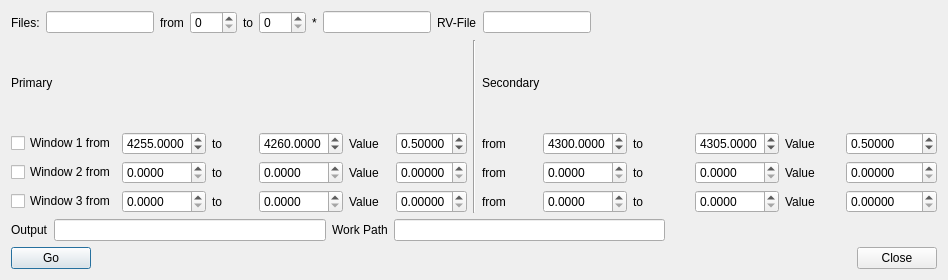
<?xml version="1.0" encoding="UTF-8"?>
<ui version="4.0">
 <class>CPD</class>
 <widget class="QDialog" name="CPD">
  <property name="geometry">
   <rect>
    <x>0</x>
    <y>0</y>
    <width>948</width>
    <height>280</height>
   </rect>
  </property>
  <property name="windowTitle">
   <string>Dialog</string>
  </property>
  <layout class="QVBoxLayout" name="verticalLayout_3">
   <item>
    <layout class="QHBoxLayout" name="horizontalLayout">
     <item>
      <widget class="QLabel" name="label">
       <property name="text">
        <string>Files:</string>
       </property>
      </widget>
     </item>
     <item>
      <widget class="QLineEdit" name="lineEdit">
       <property name="sizePolicy">
        <sizepolicy hsizetype="Maximum" vsizetype="Fixed">
         <horstretch>0</horstretch>
         <verstretch>0</verstretch>
        </sizepolicy>
       </property>
      </widget>
     </item>
     <item>
      <widget class="QLabel" name="label_2">
       <property name="text">
        <string>from</string>
       </property>
      </widget>
     </item>
     <item>
      <widget class="QSpinBox" name="spinBox">
       <property name="maximum">
        <number>999</number>
       </property>
      </widget>
     </item>
     <item>
      <widget class="QLabel" name="label_3">
       <property name="text">
        <string>to</string>
       </property>
      </widget>
     </item>
     <item>
      <widget class="QSpinBox" name="spinBox_2">
       <property name="maximum">
        <number>999</number>
       </property>
      </widget>
     </item>
     <item>
      <widget class="QLabel" name="label_4">
       <property name="text">
        <string>*</string>
       </property>
      </widget>
     </item>
     <item>
      <widget class="QLineEdit" name="lineEdit_2">
       <property name="sizePolicy">
        <sizepolicy hsizetype="Maximum" vsizetype="Fixed">
         <horstretch>0</horstretch>
         <verstretch>0</verstretch>
        </sizepolicy>
       </property>
      </widget>
     </item>
     <item>
      <widget class="QLabel" name="label_27">
       <property name="text">
        <string>RV-File</string>
       </property>
      </widget>
     </item>
     <item>
      <widget class="QLineEdit" name="lineEdit_4">
       <property name="sizePolicy">
        <sizepolicy hsizetype="Maximum" vsizetype="Fixed">
         <horstretch>0</horstretch>
         <verstretch>0</verstretch>
        </sizepolicy>
       </property>
      </widget>
     </item>
     <item>
      <spacer name="horizontalSpacer">
       <property name="orientation">
        <enum>Qt::Horizontal</enum>
       </property>
       <property name="sizeHint" stdset="0">
        <size>
         <width>40</width>
         <height>20</height>
        </size>
       </property>
      </spacer>
     </item>
    </layout>
   </item>
   <item>
    <layout class="QHBoxLayout" name="horizontalLayout_8">
     <item>
      <layout class="QVBoxLayout" name="verticalLayout">
       <item>
        <widget class="QLabel" name="label_12">
         <property name="text">
          <string>Primary</string>
         </property>
        </widget>
       </item>
       <item>
        <layout class="QHBoxLayout" name="horizontalLayout_2">
         <item>
          <widget class="QCheckBox" name="checkBox">
           <property name="text">
            <string>Window 1 from</string>
           </property>
          </widget>
         </item>
         <item>
          <widget class="QDoubleSpinBox" name="doubleSpinBox">
           <property name="decimals">
            <number>4</number>
           </property>
           <property name="maximum">
            <double>9999.989999999999782</double>
           </property>
           <property name="value">
            <double>4255.000000000000000</double>
           </property>
          </widget>
         </item>
         <item>
          <widget class="QLabel" name="label_6">
           <property name="text">
            <string>to</string>
           </property>
          </widget>
         </item>
         <item>
          <widget class="QDoubleSpinBox" name="doubleSpinBox_2">
           <property name="decimals">
            <number>4</number>
           </property>
           <property name="maximum">
            <double>9999.989999999999782</double>
           </property>
           <property name="value">
            <double>4260.000000000000000</double>
           </property>
          </widget>
         </item>
         <item>
          <widget class="QLabel" name="label_20">
           <property name="text">
            <string>Value</string>
           </property>
          </widget>
         </item>
         <item>
          <widget class="QDoubleSpinBox" name="doubleSpinBox_13">
           <property name="decimals">
            <number>5</number>
           </property>
           <property name="maximum">
            <double>9.990000000000000</double>
           </property>
           <property name="value">
            <double>0.500000000000000</double>
           </property>
          </widget>
         </item>
        </layout>
       </item>
       <item>
        <layout class="QHBoxLayout" name="horizontalLayout_3">
         <item>
          <widget class="QCheckBox" name="checkBox_2">
           <property name="text">
            <string>Window 2 from</string>
           </property>
          </widget>
         </item>
         <item>
          <widget class="QDoubleSpinBox" name="doubleSpinBox_3">
           <property name="decimals">
            <number>4</number>
           </property>
           <property name="maximum">
            <double>9999.989999999999782</double>
           </property>
          </widget>
         </item>
         <item>
          <widget class="QLabel" name="label_8">
           <property name="text">
            <string>to</string>
           </property>
          </widget>
         </item>
         <item>
          <widget class="QDoubleSpinBox" name="doubleSpinBox_4">
           <property name="decimals">
            <number>4</number>
           </property>
           <property name="maximum">
            <double>9999.989999999999782</double>
           </property>
          </widget>
         </item>
         <item>
          <widget class="QLabel" name="label_21">
           <property name="text">
            <string>Value</string>
           </property>
          </widget>
         </item>
         <item>
          <widget class="QDoubleSpinBox" name="doubleSpinBox_14">
           <property name="decimals">
            <number>5</number>
           </property>
           <property name="maximum">
            <double>9.990000000000000</double>
           </property>
          </widget>
         </item>
        </layout>
       </item>
       <item>
        <layout class="QHBoxLayout" name="horizontalLayout_4">
         <item>
          <widget class="QCheckBox" name="checkBox_3">
           <property name="text">
            <string>Window 3 from</string>
           </property>
          </widget>
         </item>
         <item>
          <widget class="QDoubleSpinBox" name="doubleSpinBox_5">
           <property name="decimals">
            <number>4</number>
           </property>
           <property name="maximum">
            <double>9999.989999999999782</double>
           </property>
          </widget>
         </item>
         <item>
          <widget class="QLabel" name="label_10">
           <property name="text">
            <string>to</string>
           </property>
          </widget>
         </item>
         <item>
          <widget class="QDoubleSpinBox" name="doubleSpinBox_6">
           <property name="decimals">
            <number>4</number>
           </property>
           <property name="maximum">
            <double>9999.989999999999782</double>
           </property>
          </widget>
         </item>
         <item>
          <widget class="QLabel" name="label_22">
           <property name="text">
            <string>Value</string>
           </property>
          </widget>
         </item>
         <item>
          <widget class="QDoubleSpinBox" name="doubleSpinBox_15">
           <property name="decimals">
            <number>5</number>
           </property>
           <property name="maximum">
            <double>9.990000000000000</double>
           </property>
          </widget>
         </item>
        </layout>
       </item>
      </layout>
     </item>
     <item>
      <widget class="Line" name="line">
       <property name="orientation">
        <enum>Qt::Vertical</enum>
       </property>
      </widget>
     </item>
     <item>
      <layout class="QVBoxLayout" name="verticalLayout_2">
       <item>
        <widget class="QLabel" name="label_13">
         <property name="text">
          <string>Secondary</string>
         </property>
        </widget>
       </item>
       <item>
        <layout class="QHBoxLayout" name="horizontalLayout_7">
         <item>
          <widget class="QLabel" name="label_14">
           <property name="text">
            <string>from</string>
           </property>
          </widget>
         </item>
         <item>
          <widget class="QDoubleSpinBox" name="doubleSpinBox_7">
           <property name="decimals">
            <number>4</number>
           </property>
           <property name="maximum">
            <double>9999.989999999999782</double>
           </property>
           <property name="value">
            <double>4300.000000000000000</double>
           </property>
          </widget>
         </item>
         <item>
          <widget class="QLabel" name="label_17">
           <property name="text">
            <string>to</string>
           </property>
          </widget>
         </item>
         <item>
          <widget class="QDoubleSpinBox" name="doubleSpinBox_8">
           <property name="decimals">
            <number>4</number>
           </property>
           <property name="maximum">
            <double>9999.989999999999782</double>
           </property>
           <property name="value">
            <double>4305.000000000000000</double>
           </property>
          </widget>
         </item>
         <item>
          <widget class="QLabel" name="label_23">
           <property name="text">
            <string>Value</string>
           </property>
          </widget>
         </item>
         <item>
          <widget class="QDoubleSpinBox" name="doubleSpinBox_16">
           <property name="decimals">
            <number>5</number>
           </property>
           <property name="maximum">
            <double>9999.989999999999782</double>
           </property>
           <property name="value">
            <double>0.500000000000000</double>
           </property>
          </widget>
         </item>
        </layout>
       </item>
       <item>
        <layout class="QHBoxLayout" name="horizontalLayout_6">
         <item>
          <widget class="QLabel" name="label_15">
           <property name="text">
            <string>from</string>
           </property>
          </widget>
         </item>
         <item>
          <widget class="QDoubleSpinBox" name="doubleSpinBox_9">
           <property name="decimals">
            <number>4</number>
           </property>
           <property name="maximum">
            <double>9999.989999999999782</double>
           </property>
          </widget>
         </item>
         <item>
          <widget class="QLabel" name="label_18">
           <property name="text">
            <string>to</string>
           </property>
          </widget>
         </item>
         <item>
          <widget class="QDoubleSpinBox" name="doubleSpinBox_10">
           <property name="decimals">
            <number>4</number>
           </property>
           <property name="maximum">
            <double>9999.989999999999782</double>
           </property>
          </widget>
         </item>
         <item>
          <widget class="QLabel" name="label_24">
           <property name="text">
            <string>Value</string>
           </property>
          </widget>
         </item>
         <item>
          <widget class="QDoubleSpinBox" name="doubleSpinBox_17">
           <property name="decimals">
            <number>5</number>
           </property>
           <property name="maximum">
            <double>9999.989999999999782</double>
           </property>
          </widget>
         </item>
        </layout>
       </item>
       <item>
        <layout class="QHBoxLayout" name="horizontalLayout_5">
         <item>
          <widget class="QLabel" name="label_16">
           <property name="text">
            <string>from</string>
           </property>
          </widget>
         </item>
         <item>
          <widget class="QDoubleSpinBox" name="doubleSpinBox_11">
           <property name="decimals">
            <number>4</number>
           </property>
           <property name="maximum">
            <double>9999.989999999999782</double>
           </property>
          </widget>
         </item>
         <item>
          <widget class="QLabel" name="label_19">
           <property name="text">
            <string>to</string>
           </property>
          </widget>
         </item>
         <item>
          <widget class="QDoubleSpinBox" name="doubleSpinBox_12">
           <property name="decimals">
            <number>4</number>
           </property>
           <property name="maximum">
            <double>9999.989999999999782</double>
           </property>
          </widget>
         </item>
         <item>
          <widget class="QLabel" name="label_25">
           <property name="text">
            <string>Value</string>
           </property>
          </widget>
         </item>
         <item>
          <widget class="QDoubleSpinBox" name="doubleSpinBox_18">
           <property name="decimals">
            <number>5</number>
           </property>
           <property name="maximum">
            <double>9999.989999999999782</double>
           </property>
          </widget>
         </item>
        </layout>
       </item>
      </layout>
     </item>
    </layout>
   </item>
   <item>
    <layout class="QHBoxLayout" name="horizontalLayout_9">
     <item>
      <widget class="QLabel" name="label_26">
       <property name="text">
        <string>Output</string>
       </property>
      </widget>
     </item>
     <item>
      <widget class="QLineEdit" name="lineEdit_3"/>
     </item>
     <item>
      <widget class="QLabel" name="label_5">
       <property name="text">
        <string>Work Path</string>
       </property>
      </widget>
     </item>
     <item>
      <widget class="QLineEdit" name="lineEdit_5"/>
     </item>
     <item>
      <spacer name="horizontalSpacer_3">
       <property name="orientation">
        <enum>Qt::Horizontal</enum>
       </property>
       <property name="sizeHint" stdset="0">
        <size>
         <width>40</width>
         <height>20</height>
        </size>
       </property>
      </spacer>
     </item>
    </layout>
   </item>
   <item>
    <layout class="QHBoxLayout" name="horizontalLayout_10">
     <item>
      <widget class="QPushButton" name="pushButton_2">
       <property name="text">
        <string>Go</string>
       </property>
      </widget>
     </item>
     <item>
      <spacer name="horizontalSpacer_2">
       <property name="orientation">
        <enum>Qt::Horizontal</enum>
       </property>
       <property name="sizeHint" stdset="0">
        <size>
         <width>40</width>
         <height>20</height>
        </size>
       </property>
      </spacer>
     </item>
     <item>
      <widget class="QPushButton" name="pushButton">
       <property name="text">
        <string>Close</string>
       </property>
      </widget>
     </item>
    </layout>
   </item>
  </layout>
 </widget>
 <resources/>
 <connections>
  <connection>
   <sender>pushButton</sender>
   <signal>clicked()</signal>
   <receiver>CPD</receiver>
   <slot>close()</slot>
   <hints>
    <hint type="sourcelabel">
     <x>388</x>
     <y>427</y>
    </hint>
    <hint type="destinationlabel">
     <x>494</x>
     <y>427</y>
    </hint>
   </hints>
  </connection>
 </connections>
</ui>
